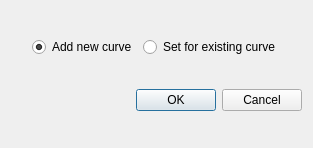
<?xml version="1.0" encoding="UTF-8"?>
<ui version="4.0">
 <class>GraphCurveAddDialog</class>
 <widget class="QDialog" name="GraphCurveAddDialog">
  <property name="geometry">
   <rect>
    <x>0</x>
    <y>0</y>
    <width>313</width>
    <height>148</height>
   </rect>
  </property>
  <property name="windowTitle">
   <string>Curve add/edit</string>
  </property>
  <layout class="QVBoxLayout" name="mainLayout">
   <item>
    <layout class="QHBoxLayout" name="horizontalLayout">
     <item>
      <spacer name="horizontalSpacer">
       <property name="orientation">
        <enum>Qt::Horizontal</enum>
       </property>
       <property name="sizeHint" stdset="0">
        <size>
         <width>40</width>
         <height>20</height>
        </size>
       </property>
      </spacer>
     </item>
     <item>
      <widget class="QRadioButton" name="newRadio">
       <property name="text">
        <string>Add new curve</string>
       </property>
       <property name="checked">
        <bool>true</bool>
       </property>
      </widget>
     </item>
     <item>
      <widget class="QRadioButton" name="setRadio">
       <property name="text">
        <string>Set for existing curve</string>
       </property>
      </widget>
     </item>
     <item>
      <spacer name="horizontalSpacer_2">
       <property name="orientation">
        <enum>Qt::Horizontal</enum>
       </property>
       <property name="sizeHint" stdset="0">
        <size>
         <width>40</width>
         <height>20</height>
        </size>
       </property>
      </spacer>
     </item>
    </layout>
   </item>
   <item>
    <widget class="QDialogButtonBox" name="buttonBox">
     <property name="orientation">
      <enum>Qt::Horizontal</enum>
     </property>
     <property name="standardButtons">
      <set>QDialogButtonBox::Cancel|QDialogButtonBox::Ok</set>
     </property>
    </widget>
   </item>
  </layout>
 </widget>
 <resources/>
 <connections>
  <connection>
   <sender>buttonBox</sender>
   <signal>rejected()</signal>
   <receiver>GraphCurveAddDialog</receiver>
   <slot>reject()</slot>
   <hints>
    <hint type="sourcelabel">
     <x>316</x>
     <y>260</y>
    </hint>
    <hint type="destinationlabel">
     <x>286</x>
     <y>274</y>
    </hint>
   </hints>
  </connection>
 </connections>
</ui>
